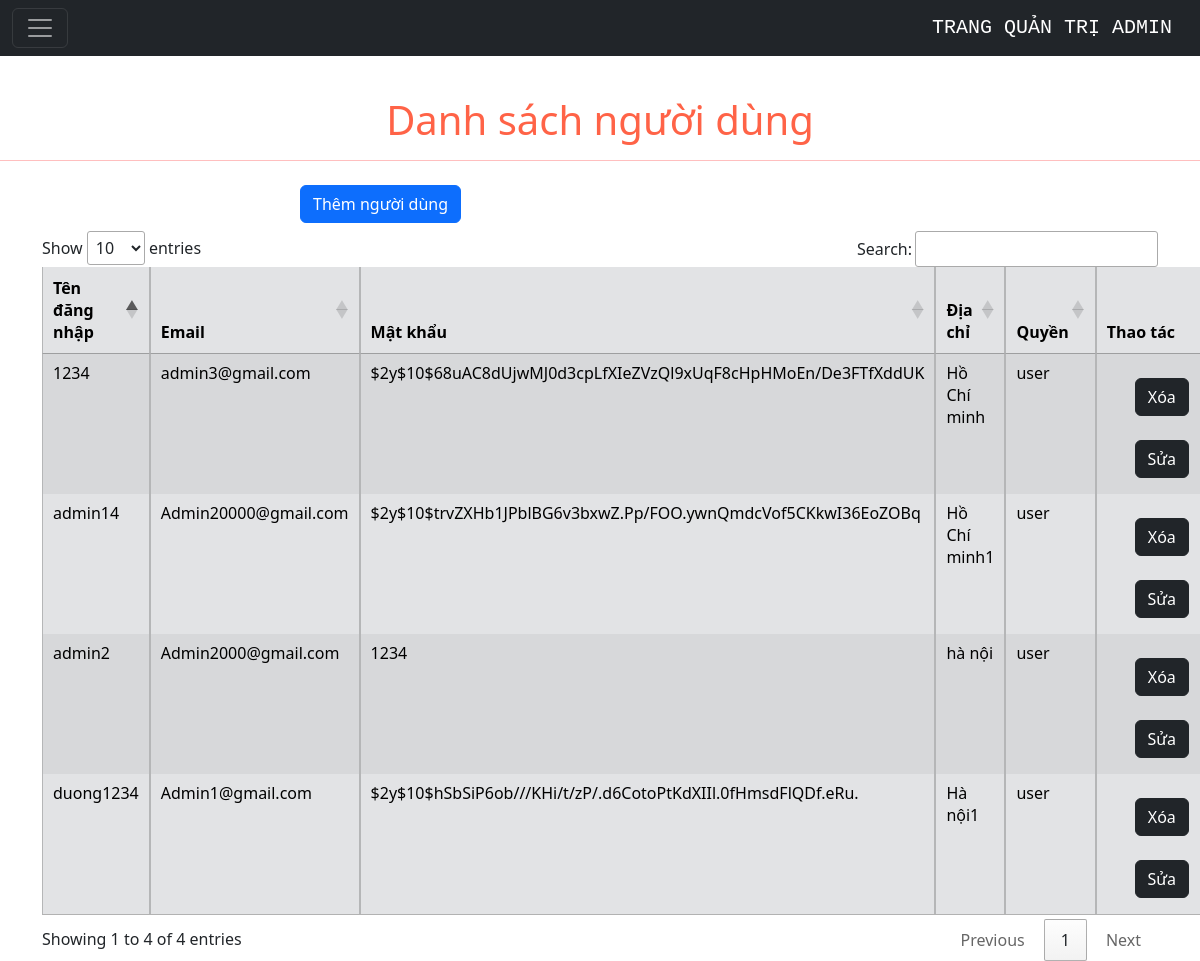
The app's page /admin/Pages/ListUsers.php with its own data.
### tables this page shows
CREATE TABLE `users` (
  `name` varchar(25) NOT NULL,
  `pass` varchar(255) NOT NULL,
  `email` varchar(255) DEFAULT NULL,
  `address` varchar(200) DEFAULT NULL,
  `role` tinyint(1) NOT NULL DEFAULT 0
);

### admin/Includes/linkAdmin.php (called while the page is built, shortened)
<?php
$linkBE = "../Includes/BE/";
?>

### admin/Pages/ListUsers.php (the view, shortened to what this page needs)
<head>
</head>
<body>
  <?php
  include("./MenuAdmin.php");
  ?>
  <div class="content">
    <h1 style="text-align: center; padding-top:40px;color:tomato">Danh sách người dùng</h1>
    <hr style="color:red">
<button style="margin: 0 300px;" type="button" class="btn btn-primary my-2" data-bs-toggle="modal" data-bs-target="#AddProduct">
 Thêm người dùng
</button>
    <?php
    $sql =  "SELECT * FROM users";
    $result = $connect->query($sql);
    $ListUsers = [];
    while ($row =  mysqli_fetch_array($result, MYSQLI_ASSOC)) {
      $ListUsers[] = array(
        'name' => $row['name'],
        'pass' => $row['pass'],
        'address' => $row['address'],
        'role' => $row['role'],
        'email' => $row['email'],
      );
    }
    ?>
    <div class="container">
      <table id="danhsach" class="table table-striped table-hover table-secondary table-bordered table-hover">
        <thead>
          <tr>
            <th>Tên đăng nhập</th>
            <th>Email</th>
            <th>Mật khẩu</th>
            <th>Địa chỉ</th>
            <th>Quyền</th>
            <th>Thao tác</th>
          </tr>
        </thead>
        <tbody>
          <?php
          foreach ($ListUsers as $user) : ?>
            <tr>
              <td><?= $user['name'] ?></td>
              <td><?= $user['email'] ?></td>
              <td><?= $user['pass'] ?></td>
              <td><?= $user['address'] ?></td>
              <td><?= ($user['role'] ? 'admin' : 'user') ?></td>
              <td>
                <div class="container text-center">
                  <div class="row gx-2">
                    <div class="col">
                      <div class="p-2">
                        <div class="p-2"><a href=<?= $linkBE . "DeleteSQL.php?key=name&table=users&datakey=" . $user['name'] ?>>
                            <button type="submit" name="submit" type="button" class="btn btn-dark">Xóa</button>
                          </a>
                        </div>
                      </div>
                      <div class="col">
                        <div class="p-2"><a href=<?= "Edit_Users.php?datakey=" . $user['name'] ?>>
                            <button type="submit" name="submit" type="button" class="btn btn-dark">Sửa</button>
                          </a>
                        </div>
                      </div>
                    </div>
                  </div>
              </td>
            </tr>
          <?php endforeach; ?>
        </tbody>
      </table>
    </div>
  </div>
</body>
</html>

### records on screen
users: name "1234", email "admin3@gmail.com", pass "$2y$10$68uAC8dUjwMJ0d3cpLfXIeZVzQl9xUqF8cHpHMoEn/De3FTfXddUK", address "Hồ Chí minh", role "user"
users: name "admin14", email "Admin20000@gmail.com", pass "$2y$10$trvZXHb1JPblBG6v3bxwZ.Pp/FOO.ywnQmdcVof5CKkwI36EoZOBq", address "Hồ Chí minh1", role "user"
users: name "admin2", email "Admin2000@gmail.com", pass "1234", address "hà nội", role "user"
users: name "duong1234", email "Admin1@gmail.com", pass "$2y$10$hSbSiP6ob///KHi/t/zP/.d6CotoPtKdXIIl.0fHmsdFlQDf.eRu.", address "Hà nội1", role "user"
